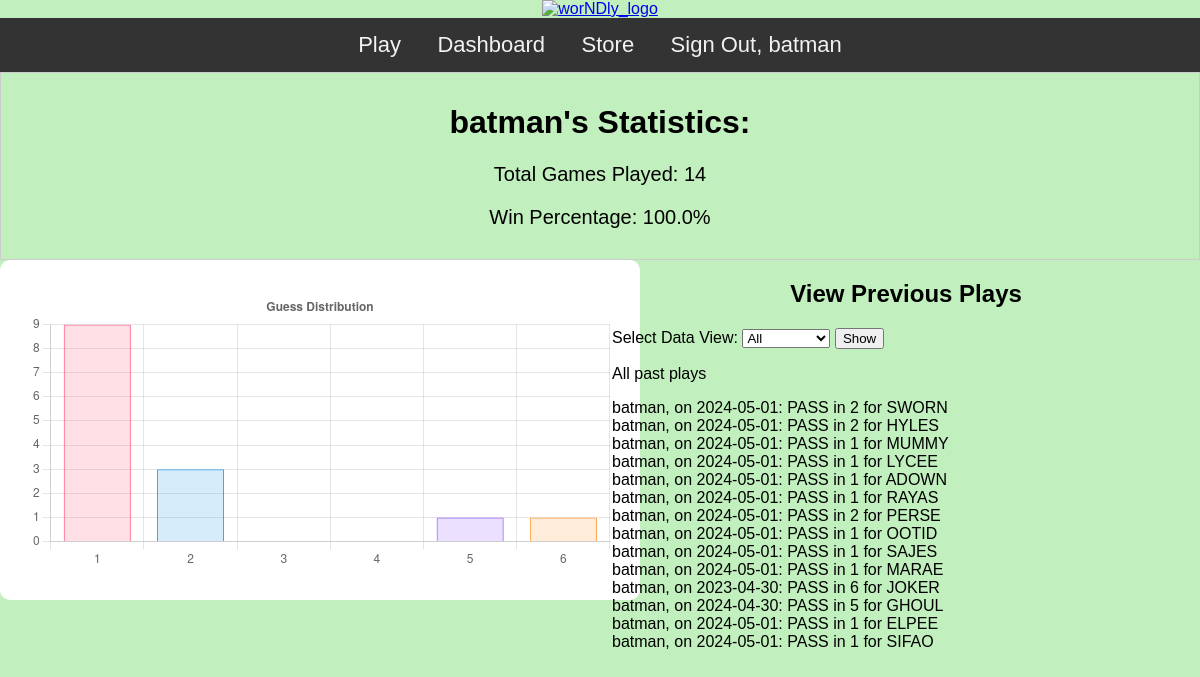
Page /dashboard/open_dashboard/ (signed in) on the committed database.
### gameplay/models.py (models this page shows)
class GamesPlayed(models.Model):
    player = models.ForeignKey(User, on_delete=models.CASCADE)
    wordOfDayz = models.CharField(max_length=30)
    won_or_nah = models.BooleanField() # Pass/fail
    num_guesses_that_occurred = models.IntegerField() # Number of guesses
    game_play_date = models.DateField() # Date field
    def __str__(self):
        if self.won_or_nah:
            str_to_add = 'PASS'
        else:
            str_to_add = 'FAIL'
        return f'{self.player}, on {self.game_play_date}: {str_to_add} in {self.num_guesses_that_occurred} for {self.wordOfDayz}'

### dashboard/views.py (the view)
# urls.py: path('open_dashboard/', views.open_dashboard, name='open_dashboard'),
def open_dashboard(request):
    selected_data_view = request.GET.get('data-view', 'all')  # Get selected data view from the form
    listOfPlays = []
    listOfPlaysYEAR = []
    listOfPlaysMONTH = []
    listOfPlaysWEEK = []
    for g in GamesPlayed.objects.all():
        if request.user == g.player:
            listOfPlays.append(g)
        if request.user == g.player and g.game_play_date.year == datetime.datetime.now().year:
            listOfPlaysYEAR.append(g)
        if request.user == g.player and g.game_play_date.month == datetime.datetime.now().month:
            listOfPlaysMONTH.append(g)
        if request.user == g.player and g.game_play_date.isocalendar()[1] == datetime.datetime.now().isocalendar()[1]:
            listOfPlaysWEEK.append(g)
    tot = 0
    succ = 0
    perc = 0
    guess_stats = [0,0,0,0,0,0]
    for g in GamesPlayed.objects.filter(player = request.user):
        tot += 1
        if g.won_or_nah:
            succ += 1
            guess_stats[g.num_guesses_that_occurred-1] +=1
    if tot:
        perc = round((succ / tot) * 100, 1)
    return render(request, 'dashboard/firstdash.html', {
        'selected_data_view': selected_data_view,
        'listOfPlays': listOfPlays,
        'listOfPlaysYEAR': listOfPlaysYEAR,
        'listOfPlaysMONTH': listOfPlaysMONTH,
        'listOfPlaysWEEK': listOfPlaysWEEK,
        'tot': tot,
        'perc': str(perc) + '%',
        'guess_stats': guess_stats
    })

### templates/dashboard/firstdash.html (shortened to what this page needs)
{% extends "base.html" %}
{% block content %}
<div class="info-box">
    <h1>{{ user.username }}'s Statistics:</h1>
    <p style="font-size:20px">Total Games Played: {{tot}}</p>
    <p style="font-size:20px">Win Percentage: {{perc}}</p>
</div>
<div class="container">
    <div class="left-column">
        <body>
            <div class="chart-container" >
                <canvas id="distributionChart"></canvas>
            </div>
            <script>
                let guessStatsData = {{ guess_stats|safe }} // Directly use guess_stats as an array
                let ctx = document.getElementById('distributionChart').getContext('2d');
                let distributionChart = new Chart(ctx, {
                    type: 'bar',
                    data: {
                        labels: ['1', '2', '3', '4', '5', '6'],
                        datasets: [{
                            label: 'Guess Distribution',
                            data: guessStatsData, // Set data directly to guess_stats array
                            backgroundColor: [
                                'rgba(255, 99, 132, 0.2)',
                                'rgba(54, 162, 235, 0.2)',
                                'rgba(255, 206, 86, 0.2)',
                                'rgba(75, 192, 192, 0.2)',
                                'rgba(153, 102, 255, 0.2)',
                                'rgba(255, 159, 64, 0.2)'
                            ],
                            borderColor: [
                                'rgba(255, 99, 132, 1)',
                                'rgba(54, 162, 235, 1)',
                                'rgba(255, 206, 86, 1)',
                                'rgba(75, 192, 192, 1)',
                                'rgba(153, 102, 255, 1)',
                                'rgba(255, 159, 64, 1)'
                            ],
                            borderWidth: 1
                        }]
                    },
                    options: {
                        plugins: {
                            title: {
                                display: true,
                                text: 'Guess Distribution'
                            },
                            legend: {
                                display: false
                            }
                        },
                        scales: {
                            y: {
                                beginAtZero: true
                            }
                        },
                        layout: {
                            padding: {
                                left: 10,
                                right: 10,
                                top: 10,
                                bottom: 10
                            }
                        },
                    }
                });
            </script>
        </body>
    </div>
    <div class="right-column">
        <h2 style = "text-align: center">View Previous Plays</h2>
        <form method="get">
            <label for="data-view">Select Data View:</label>
            <select id="data-view" name="data-view">
                <option value="all">All</option>
            </select>
            <button type="submit">Show</button>
        </form>
        {% if selected_data_view == 'all' %}
            <p>All past plays</p>
            {% for l in listOfPlays %}
                <div>{{ l }}</div>
            {% endfor %}
        {% elif selected_data_view == 'year' %}
            <p>This year's plays</p>
            {% for l in listOfPlaysYEAR %}
                <div>{{ l }}</div>
            {% endfor %}
        {% elif selected_data_view == 'month' %}
            <p>This month's plays</p>
            {% for l in listOfPlaysMONTH %}
                <div>{{ l }}</div>
            {% endfor %}
        {% elif selected_data_view == 'week' %}
            <p>This week's plays</p>
            {% for l in listOfPlaysWEEK %}
                <div>{{ l }}</div>
            {% endfor %}
        {% endif %}
    </div>
</div>
{% endblock %}

### templates/base.html (shortened to what this page needs)
{% load static %}
<!DOCTYPE html>
<html>
<head>
  <div style="text-align: center;">
    <a href="https://www.youtube.com/watch?v=xvFZjo5PgG0">
      <img src='https://i.postimg.cc/5t8dN86w/Screenshot-2024-04-29-at-11-01-50-PM.png' alt="worNDly_logo" style="width: 100%;">
    </a>
  </div>
  <link rel="stylesheet" href="https://cdn.datatables.net/1.13.7/css/jquery.dataTables.min.css">
</head>
<body>
  <div class="navbar">
    {% if user.is_authenticated %}
      <a href="{% url 'gameplay:desired_lang' %}">Play</a>
      <a href="{% url 'dashboard:open_dashboard' %}">Dashboard</a>
      <a href="{% url 'store:purchase_games' %}">Store</a>
      <a href="{% url 'homepage' %}">Sign Out, {{ user.username }}</a>
    {% endif %}
  </div>
  <div id="content">
    {% block content %}
    {% endblock %}
  </div>
</body>
</html>

### templates/base.html (style rules this page uses)
body { margin: 0; font-family: Arial, Helvetica, sans-serif; background-color: #C1EFBD; }
.navbar { overflow: hidden; background-color: #333; text-align: center; }
.navbar a { color: #f2f2f2; text-align: center; padding: 14px 16px; text-decoration: none; font-size: 22px; display: inline-block; }

### templates/dashboard/firstdash.html (style rules this page uses)
.container { display: flex; justify-content: space-between; }
.left-column, .right-column { width: 49%; }
.info-box { border: 1px solid #ccc; padding: 10px; text-align: center; }
.chart-container { display: flex; justify-content: center; background-color: white; border-radius: 10px; padding: 20px; width: 600px; margin: auto; }

### rows in the picture
GamesPlayed: won_or_nah+player+game_play_date "batman, on 2024-05-01: PASS in 2 for SWORN"
GamesPlayed: won_or_nah+player+game_play_date "batman, on 2024-05-01: PASS in 2 for HYLES"
GamesPlayed: won_or_nah+player+game_play_date "batman, on 2024-05-01: PASS in 1 for MUMMY"
GamesPlayed: won_or_nah+player+game_play_date "batman, on 2024-05-01: PASS in 1 for LYCEE"
GamesPlayed: won_or_nah+player+game_play_date "batman, on 2024-05-01: PASS in 1 for ADOWN"
GamesPlayed: won_or_nah+player+game_play_date "batman, on 2024-05-01: PASS in 1 for RAYAS"
GamesPlayed: won_or_nah+player+game_play_date "batman, on 2024-05-01: PASS in 2 for PERSE"
GamesPlayed: won_or_nah+player+game_play_date "batman, on 2024-05-01: PASS in 1 for OOTID"
GamesPlayed: won_or_nah+player+game_play_date "batman, on 2024-05-01: PASS in 1 for SAJES"
GamesPlayed: won_or_nah+player+game_play_date "batman, on 2024-05-01: PASS in 1 for MARAE"
GamesPlayed: won_or_nah+player+game_play_date "batman, on 2023-04-30: PASS in 6 for JOKER"
GamesPlayed: won_or_nah+player+game_play_date "batman, on 2024-04-30: PASS in 5 for GHOUL"
GamesPlayed: won_or_nah+player+game_play_date "batman, on 2024-05-01: PASS in 1 for ELPEE"
GamesPlayed: won_or_nah+player+game_play_date "batman, on 2024-05-01: PASS in 1 for SIFAO"

### other values in the picture
{{ user.username }} "batman"
{{ tot }} "14"
{{ perc }} "100.0%"
chart data {{ guess_stats|safe }} [9, 3, 0, 0, 1, 1]
